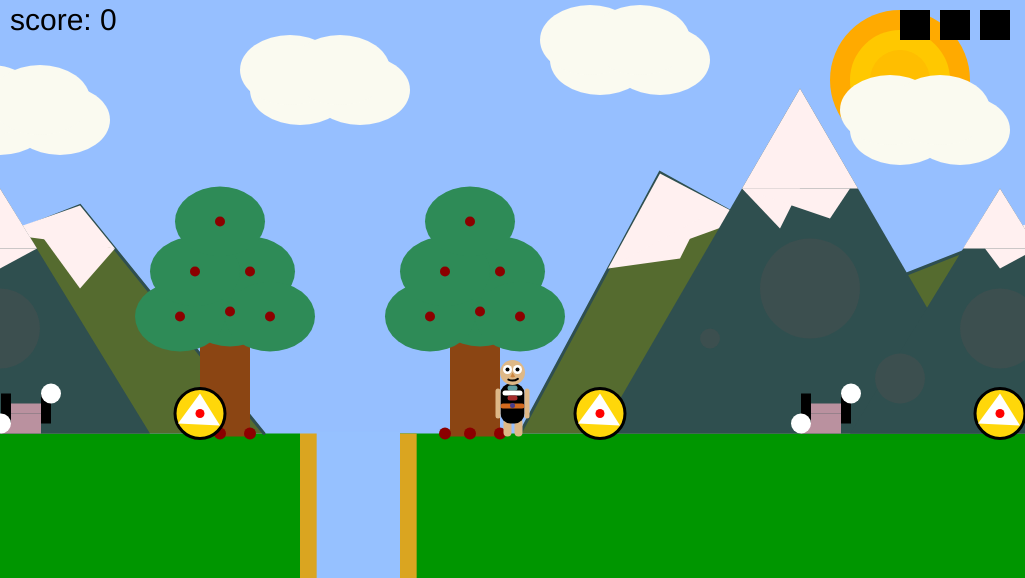
Frame 1 (no input)
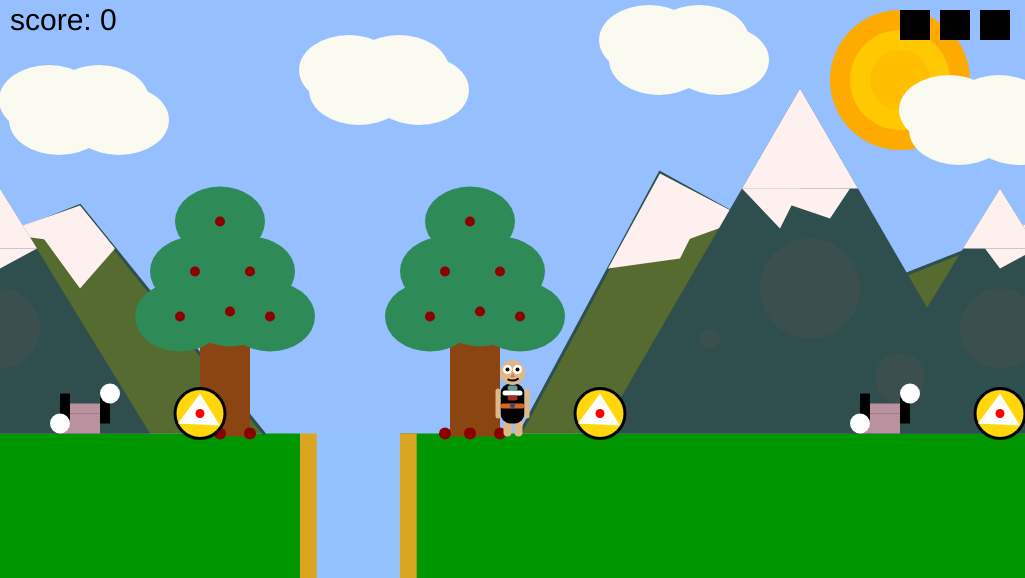
Frame 60 (no input)
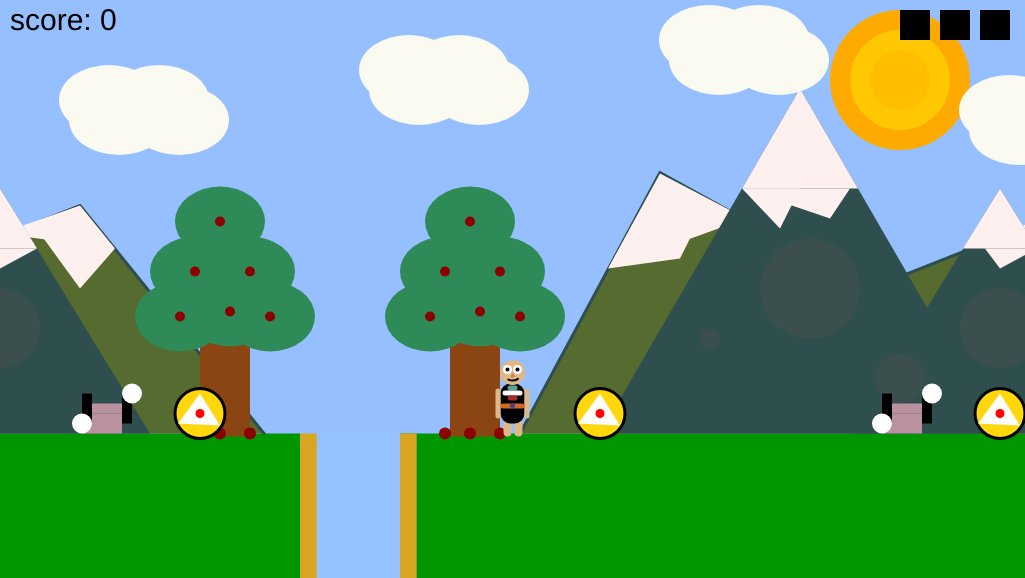
Frame 120 (the mouse pressed at the canvas centre since frame 60)

The p5.js sketch that drew these frames (run headless with seeded random() and noise() and a simulated clock; from frame 60 on, the mouse is pressed at the canvas centre):

// p5.js sketch
// ── sketch.js


// Game Project - N MARIO RINALDI 

        var charMarioRinaldi_x;
        var charMarioRinaldi_y;
        var charMarioRinaldi_world_x;
        var poshGreenGrass_y;
        var charMarioRinaldi_length;
        var isMarioMovingLeft;
        var isMarioMovingRight;
        var marioRinaldiPlummeting;
        var isMarioDecending;
        var myCrystallisedCoin;
        var lonelyDeepCanyon;
        var crunchyAppleTrees;
        var puffyWhiteClouds;
        var favouriteMountain;
        var cameraFollowingMarioX;
        var superRinaldiSun;
        var mariorinGameScore;
        var f1typeFlagpole;
        var mariorinlives;
        var koGameOver;
        var marioEnemies;
        var mariorinhitbymarioEnemy;

        
        function setup()
        {
            createCanvas(1025, 578);
            mariorinlives = 3;
            
            startGame();
        }
        function startGame()
        {
            createCanvas(1025, 578);
            poshGreenGrass_y = height * 3/4;
            charMarioRinaldi_x = width/2;
            charMarioRinaldi_y = poshGreenGrass_y;
            charMarioRinaldi_length =41;
            mariorinGameScore = 0;

            isMarioMovingLeft =false;
            isMarioMovingRight = false;
            marioRinaldiPlummeting = false;
            isMarioDecending = false;
            mariorinhitbymarioEnemy = false;
            myCrystallisedCoin= [{ x_pos:-200,y_pos:poshGreenGrass_y-20,size:50, isFound: false},
                                    { x_pos:200,y_pos:poshGreenGrass_y-20,size:50, isFound: false},
                                  { x_pos:600,y_pos:poshGreenGrass_y-20,size:50, isFound: false},
                                  { x_pos:1000,y_pos:poshGreenGrass_y-20,size:50, isFound: false},
                                    {x_pos:1300,y_pos:poshGreenGrass_y-20,size:50, isFound: false},
                                    {x_pos:1900,y_pos:poshGreenGrass_y-20,size:50, isFound: false},
                                    {x_pos:2300,y_pos:poshGreenGrass_y-20,size:50, isFound: false}]; 
                                    
           
            lonelyDeepCanyon =[{x_pos:300,Width:100},{x_pos:1300,Width:100},{x_pos:2200,Width:100}];
            
            f1typeFlagpole = {x_pos:3000, isReached:false};
            
            puffyWhiteClouds=[{pos_x:-1200,pos_y:90},{pos_x:-900,pos_y:70},
                              {pos_x:-600,pos_y:100},{pos_x:-300,pos_y:85},
                              {pos_x:-1500,pos_y:90},{pos_x:0,pos_y:120},
                              {pos_x:300,pos_y:90},{pos_x:600,pos_y:60},
                              {pos_x:900,pos_y:130},{pos_x:1200,pos_y:90},
                              {pos_x:1500,pos_y:110}];
            
            favouriteMountain = [
            {pos_x: -800,pos_y:poshGreenGrass_y -145,Width :280,Height : 290},
            {pos_x: -200,pos_y:poshGreenGrass_y -145,Width :280,Height : 290},
            {pos_x: 800,pos_y:poshGreenGrass_y -145,Width :280,Height : 290},
            {pos_x: 1500,pos_y:poshGreenGrass_y -145,Width :280,Height : 290},
            {pos_x: 2100,pos_y:poshGreenGrass_y -145,Width :280,Height : 290},
            {pos_x: 2700,pos_y:poshGreenGrass_y -145,Width :280,Height : 290}
            ];
              
            crunchyAppleTrees=[-600,-200,200,450,1200,1600,2000,2400];
            
            superRinaldiSun= {x_pos:900,y_pos:80,size:100};
            
            marioEnemies = [];
            marioEnemies.push(createmarioEnemy(0,poshGreenGrass_y-10,100));
            marioEnemies.push(createmarioEnemy(2400,poshGreenGrass_y-10,100));
            marioEnemies.push(createmarioEnemy(800,poshGreenGrass_y-10,100));
            marioEnemies.push(createmarioEnemy(1600,poshGreenGrass_y-10,100));
            
            //koGameOver
            koGameOver = false;
            
            cameraFollowingMarioX = 0;     
        }

        function draw()
        {
             cameraFollowingMarioX =charMarioRinaldi_x - width/2;
            ///////////DRAWING CODE//////////
            background(150,191,255); //fill the sky blue
            noStroke();
            fill(0,150,0);
            rect(0, poshGreenGrass_y, width, height - poshGreenGrass_y); //draw some green ground
            push();
            translate(-cameraFollowingMarioX,0);
            
            //draw brightsun
            drawsuperRinaldiSun();
            
            //drawfavouriteMountain
            drawfavouriteMountain();
            
            //puffyWhiteClouds
            drawpuffyWhiteClouds();
            
            //lonelyDeepCanyon
            drawlonelyDeepCanyon(lonelyDeepCanyon);
            //fallthroughDeepCanyon
            checklonelyDeepCanyon(lonelyDeepCanyon);
            
            // draw crunchyAppleTrees 
            drawcrunchyAppleTrees();
            
           //myCrystallisedCoin
           //draw and check the collectable
            drawmyCrystallisedCoin(myCrystallisedCoin);
            checkmyCrystallisedCoinfound(myCrystallisedCoin);
            
            //f1typef1typeFlagpole
            checkIfGameCharReachf1typeFlagpole();
            drawf1typeFlagpole();
            
            //checking player lives
            checkifplayerdie();
            
            //enimies
            drawmarioEnemies();
            checkmariorinhitbymarioenemy();
            
            //the game character
            if(isMarioMovingLeft && isMarioDecending)
            {
                drawisMarioMovingLeftDecending();
            }
            
            else if(isMarioMovingRight && isMarioDecending)
            {
                drawisMarioMovingRightDecending();
            }
            
            else if(isMarioMovingLeft)
            {
                drawisMarioMovingLeft();
            }
            
            else if(isMarioMovingRight)
            {
               drawisMarioMovingRight();
            }
            
            else if(isMarioDecending || marioRinaldiPlummeting)
            {
                drawisMarioDecendingorPlummeting();
            }
            
            else
            {
              drawisMarioStandingStraight();
            }
            
            pop();
            
            ///////////INTERACTION CODE//////////
            //Put conditional statements to move the game character below here
            if(mariorinhitbymarioEnemy)
            {
                koGameOver = true;
                mariorinlives = 0;
            }
            
            if(isMarioMovingLeft == true)
                {
                    charMarioRinaldi_x -=5;
                }
            else if(isMarioMovingRight == true)
                {
                    charMarioRinaldi_x +=5;
                }
            if (charMarioRinaldi_y < poshGreenGrass_y)
                {
                    charMarioRinaldi_y +=2;
                    isMarioDecending = true;
                    checkifplayerdie();
                }
            else 
                {
                    isMarioDecending = false;
                }
            drawmariorinGameScore(); 
            //life tokens
            drawlifeTokens();
             //checking if the game is over
            if(koGameOver)
            {
                drawkoGameOver();
                charMarioRinaldi_x = width/2;
                charMarioRinaldi_y = poshGreenGrass_y;
                return;
            }
            
        }

        function keyPressed()
        {
            // if statements to control the animation of the character when
            // keys are pressed.
            if(koGameOver)
            {
                return;
            }
            //open up the console to see how these work
            console.log("keyPressed: " + key);
            console.log("keyPressed: " + keyCode);

            if(keyCode == 37)
            {
                console.log("left arrow");
                isMarioMovingLeft = true;
            }
            else if(keyCode == 39)
            {
                console.log("right arrow");
                isMarioMovingRight = true;
            }
            if (keyCode == 38 && marioRinaldiPlummeting == false && isMarioDecending == false)
            {
                if (charMarioRinaldi_y >= poshGreenGrass_y)
                    {
                        console.log("up arrow"); 
                        charMarioRinaldi_y -= 100;
                        isMarioDecending = true;
                    }
            }
        }

        function keyReleased()
        {
            if(koGameOver)
            {
                return;
            }
            // if statements to control the animation of the character when
            // keys are released.
            console.log("keyReleased: " + key);
            console.log("keyReleased: " + keyCode);
            if(keyCode == 37)
            {
                console.log("left arrow");
                isMarioMovingLeft = false;
            }
            else if(keyCode == 39)
            {
                console.log("right arrow");
                isMarioMovingRight = false;
            }
            else if (keyCode == 38 )
            {
                console.log("up arrow"); 
                marioRinaldiPlummeting = false;
            }
        }
        
        function drawsuperRinaldiSun()
         {
            fill(255,170,0);
            ellipse(superRinaldiSun.x_pos,superRinaldiSun.y_pos,superRinaldiSun.size+40);
            fill(255,200,0);
            ellipse(superRinaldiSun.x_pos,superRinaldiSun.y_pos,superRinaldiSun.size);
            fill(255,190,0);
            ellipse(superRinaldiSun.x_pos,superRinaldiSun.y_pos,superRinaldiSun.size-40);
         }
        
        function drawpuffyWhiteClouds()
        {
            for (var i=0; i<puffyWhiteClouds.length; i++)
            {
                fill(250,250,240);
                strokeWeight(0);
                ellipse(puffyWhiteClouds[i].pos_x,puffyWhiteClouds[i].pos_y ,100,70);
                ellipse(puffyWhiteClouds[i].pos_x+60,puffyWhiteClouds[i].pos_y ,100,70);
                ellipse(puffyWhiteClouds[i].pos_x-10,puffyWhiteClouds[i].pos_y-20 ,100,70);
                ellipse(puffyWhiteClouds[i].pos_x+40,puffyWhiteClouds[i].pos_y-20 ,100,70);
                puffyWhiteClouds[i].pos_x = puffyWhiteClouds[i].pos_x+1;
            }
        }
            
        function drawfavouriteMountain()
        {
                for (var i=0; i<favouriteMountain.length; i++)
                {
                    stroke(47,79,79);
                    strokeWeight(3);
                    fill(85,107,47);
                    beginShape();
                    vertex (favouriteMountain[i].pos_x - favouriteMountain[i].Width, 
                            favouriteMountain[i].pos_y+ favouriteMountain[i].Height/2);
                    vertex (favouriteMountain[i].pos_x - favouriteMountain[i].Width/2, 
                            favouriteMountain[i].pos_y- favouriteMountain[i].Height/2.5);
                    vertex (favouriteMountain[i].pos_x + favouriteMountain[i].Width/4,
                            favouriteMountain[i].pos_y );
                    vertex (favouriteMountain[i].pos_x + favouriteMountain[i].Width, 
                            favouriteMountain[i].pos_y- favouriteMountain[i].Height/3.5);
                    vertex (favouriteMountain[i].pos_x+464,poshGreenGrass_y);
                   endShape(); 
                    fill(255,240,240);
                    strokeWeight(0);
                triangle(
                    favouriteMountain[i].pos_x-192,favouriteMountain[i].pos_y-20,
                    favouriteMountain[i].pos_x-54,favouriteMountain[i].pos_y-70,
                    favouriteMountain[i].pos_x-140,favouriteMountain[i].pos_y-115);
                triangle(
                    favouriteMountain[i].pos_x-192,favouriteMountain[i].pos_y-20,
                    favouriteMountain[i].pos_x-100,favouriteMountain[i].pos_y-70,
                    favouriteMountain[i].pos_x-120,favouriteMountain[i].pos_y-30);
                triangle (
                    favouriteMountain[i].pos_x+315,favouriteMountain[i].pos_y-40,
                    favouriteMountain[i].pos_x+200,favouriteMountain[i].pos_y-55,
                    favouriteMountain[i].pos_x+280,favouriteMountain[i].pos_y-83);
                triangle (
                    favouriteMountain[i].pos_x+315,favouriteMountain[i].pos_y-40,
                    favouriteMountain[i].pos_x+240,favouriteMountain[i].pos_y-55,
                    favouriteMountain[i].pos_x+280,favouriteMountain[i].pos_y);
                fill(47,79,79);
                strokeWeight(0);
                triangle(
                  favouriteMountain[i].pos_x-200,favouriteMountain[i].pos_y+145,
                  favouriteMountain[i].pos_x+200,favouriteMountain[i].pos_y+145,
                  favouriteMountain[i].pos_x,favouriteMountain[i].pos_y-200);
                triangle(
                  favouriteMountain[i].pos_x+50,favouriteMountain[i].pos_y+145,
                  favouriteMountain[i].pos_x+350,favouriteMountain[i].pos_y+145,
                  favouriteMountain[i].pos_x+200,favouriteMountain[i].pos_y-100);
                fill(60,79,79);
                ellipse(favouriteMountain[i].pos_x+10,favouriteMountain[i].pos_y,100,100);
                ellipse(favouriteMountain[i].pos_x-90,favouriteMountain[i].pos_y+50,20,20);
                ellipse(favouriteMountain[i].pos_x+100,favouriteMountain[i].pos_y+90,50,50);
                ellipse(favouriteMountain[i].pos_x+200,favouriteMountain[i].pos_y+40,80,80);
                strokeWeight(0);
                fill(255,240,240);
                 triangle (
                    favouriteMountain[i].pos_x-58,favouriteMountain[i].pos_y-100,
                    favouriteMountain[i].pos_x,favouriteMountain[i].pos_y-100,
                    favouriteMountain[i].pos_x-20,favouriteMountain[i].pos_y-60);
                triangle (
                    favouriteMountain[i].pos_x-58,favouriteMountain[i].pos_y-100,
                    favouriteMountain[i].pos_x+58,favouriteMountain[i].pos_y-100,
                    favouriteMountain[i].pos_x,favouriteMountain[i].pos_y-200);
                triangle (
                    favouriteMountain[i].pos_x-58,favouriteMountain[i].pos_y-100,
                    favouriteMountain[i].pos_x+50,favouriteMountain[i].pos_y-100,
                    favouriteMountain[i].pos_x+30,favouriteMountain[i].pos_y-70);
                triangle (
                    favouriteMountain[i].pos_x+237,favouriteMountain[i].pos_y-40,
                    favouriteMountain[i].pos_x+163,favouriteMountain[i].pos_y-40,
                    favouriteMountain[i].pos_x+200,favouriteMountain[i].pos_y-100);
                triangle (
                    favouriteMountain[i].pos_x+237,favouriteMountain[i].pos_y-40,
                    favouriteMountain[i].pos_x+185,favouriteMountain[i].pos_y-40,
                    favouriteMountain[i].pos_x+200,favouriteMountain[i].pos_y-20);
             }
        }
        
        function drawcrunchyAppleTrees()
        {
            for ( var i=0;i<crunchyAppleTrees.length;i++)
            {
                fill(139,69,19);
                strokeWeight(0);
                rect(crunchyAppleTrees[i],poshGreenGrass_y-142,50,145);
                fill(46,139,87);
                ellipse(crunchyAppleTrees[i] + 30,  poshGreenGrass_y -122,  90, 70);
                ellipse(crunchyAppleTrees[i] + 50,  poshGreenGrass_y -162,  90, 70);
                ellipse(crunchyAppleTrees[i] - 20,  poshGreenGrass_y -117,  90, 70);
                ellipse(crunchyAppleTrees[i] +70, poshGreenGrass_y -117,  90, 70);
                ellipse(crunchyAppleTrees[i] - 5,  poshGreenGrass_y -162,   90, 70);
                ellipse(crunchyAppleTrees[i]+20,  poshGreenGrass_y -212,  90, 70);
                fill(139,0,0);
                ellipse(crunchyAppleTrees[i] + 30,  poshGreenGrass_y -122, 10);
                ellipse(crunchyAppleTrees[i] + 50,  poshGreenGrass_y -162,  10);
                ellipse(crunchyAppleTrees[i] - 20,  poshGreenGrass_y -117, 10);
                ellipse(crunchyAppleTrees[i] +70, poshGreenGrass_y -117, 10);
                ellipse(crunchyAppleTrees[i] - 5,  poshGreenGrass_y -162, 10);
                ellipse(crunchyAppleTrees[i]+20,  poshGreenGrass_y -212, 10);
                ellipse(crunchyAppleTrees[i] - 5,  poshGreenGrass_y , 12);
                ellipse(crunchyAppleTrees[i]+20,  poshGreenGrass_y , 12);
                ellipse(crunchyAppleTrees[i] + 50,  poshGreenGrass_y,  12);
            }
        }
        
        function drawmyCrystallisedCoin(t_myCrystallisedCoin)
        {
            for(var i=0; i < myCrystallisedCoin.length; i++)
            {
                if (t_myCrystallisedCoin[i].isFound == false)   
                {
                fill(255,215,10);
                stroke(0);
                strokeWeight(3);           ellipse(t_myCrystallisedCoin[i].x_pos,t_myCrystallisedCoin[i].y_pos,t_myCrystallisedCoin[i].size,t_myCrystallisedCoin[i].size);
                fill(255);
                strokeWeight(0);
                triangle(t_myCrystallisedCoin[i].x_pos,t_myCrystallisedCoin[i].y_pos-20,t_myCrystallisedCoin[i].x_pos-22,t_myCrystallisedCoin[i].y_pos+10,t_myCrystallisedCoin[i].x_pos+20,t_myCrystallisedCoin[i].y_pos+12);
                //make the anchor point 
                fill(255,0,0);
                ellipse(t_myCrystallisedCoin[i].x_pos,t_myCrystallisedCoin[i].y_pos,9,9);
                }
            }
        }      
        function checkmyCrystallisedCoinfound(t_myCrystallisedCoin)
        {
            for(var i=0; i < myCrystallisedCoin.length; i++)
            {
                if(t_myCrystallisedCoin[i].isFound==false)
                {
                    var d = dist(charMarioRinaldi_x,charMarioRinaldi_y,t_myCrystallisedCoin[i].x_pos,t_myCrystallisedCoin[i].y_pos)
                    if(d<30)
                    {
                    t_myCrystallisedCoin[i].isFound=true;
                    mariorinGameScore++;
                    }
                }
            }  
        }

        function drawlonelyDeepCanyon(t_lonelyDeepCanyon)
        {
            for(var i=0; i < lonelyDeepCanyon.length; i++)
            {
              fill(150,193,255); 
             rect(t_lonelyDeepCanyon[i].x_pos,poshGreenGrass_y-2,t_lonelyDeepCanyon[i].Width,t_lonelyDeepCanyon[i].x_pos+80);
             fill(218,165,32);
             rect(t_lonelyDeepCanyon[i].x_pos,poshGreenGrass_y,t_lonelyDeepCanyon[i].Width/6,t_lonelyDeepCanyon[i].x_pos+80);
             rect(t_lonelyDeepCanyon[i].x_pos+t_lonelyDeepCanyon[i].Width,poshGreenGrass_y,t_lonelyDeepCanyon[i].Width/6,t_lonelyDeepCanyon[i].x_pos+80);
            }
        }
        function checklonelyDeepCanyon(t_lonelyDeepCanyon)
        {
            for(var i=0; i < lonelyDeepCanyon.length; i++)
            if((charMarioRinaldi_x-charMarioRinaldi_length/2 > t_lonelyDeepCanyon[i].x_pos )&&(charMarioRinaldi_x + charMarioRinaldi_length/2 < (t_lonelyDeepCanyon[i].x_pos+ t_lonelyDeepCanyon[i].Width))&&(charMarioRinaldi_y >= poshGreenGrass_y ))
                {
                    marioRinaldiPlummeting=true ;
                    charMarioRinaldi_y += 10;
                }
            if (marioRinaldiPlummeting==true)
                {
                    isMarioMovingLeft =false;
                    isMarioMovingRight=false;
                }
            
        }

        function drawf1typeFlagpole()
        {
            fill(135,125,30);
            rect(f1typeFlagpole.x_pos,poshGreenGrass_y-400,30,400);
            fill(20,20,20);
            if(f1typeFlagpole.isReached == true)
            {
                fill(20,20,20);
                rect(f1typeFlagpole.x_pos,poshGreenGrass_y-400,100,50);    
            }else
            {
                rect(f1typeFlagpole.x_pos,poshGreenGrass_y-50,100,50);
            }
        }

        function checkIfGameCharReachf1typeFlagpole()
        {
            if(f1typeFlagpole.isReached== false)
            {
                var d = abs(charMarioRinaldi_x - f1typeFlagpole.x_pos);
                if(d<10)
                {
                    f1typeFlagpole.isReached=true;
                    koGameOver = true;
                }
            }
        }
        
        function drawmariorinGameScore(){
            fill(0);
            textSize(30);
            text("score: " + mariorinGameScore,10,30);
        }
        
        function checkifplayerdie()
        {
            if (charMarioRinaldi_y > height)
            {
                mariorinlives--;
                if(mariorinlives > 0)
                {
                    startGame();
                }
                else
                {
                    koGameOver = true;
                }
            }
        }

     function drawlifeTokens()
        {
            fill(0);
            for (var i =0; i< mariorinlives;i++)
            {
                rect(40*i +900,10,30,30);
            }
        }

        function drawkoGameOver()
        {
            fill(40);
            textSize(100);
            text("GAME OVER !!",250, height/2 - 100);
            fill(200,160,150);
            if(mariorinlives > 0)
            {
                  text("You Win!",300, height/2);  
            }
            else
            {
                text("You Lose!",300, height/2);
            }
        }

        function marioEnemy(x,y,range)
        {
            this.x = x;
            this.y = y;
            this.range = range;
            
            this.currentX = x;
            this.inc = 1;
            
            this.update = function()
            {
                this.currentX += this.inc;
                if(this.currentX >this.x +this.range)
                {
                    this.inc = -1;
                }
                else if(this.currentX <this.x)
                {
                    this.inc = 1;
                }
            }
            this.draw = function()
            {
                this.update();
                fill(186,145,159);
                rect(this.currentX,this.y-10,40,20);
                rect(this.currentX,this.y-20,50,10);
                fill(0);
                rect(this.currentX,this.y-30,10,30);
                rect(this.currentX+40,this.y-30,10,30);
                fill(255);
                ellipse(this.currentX,this.y,20,20);
                ellipse(this.currentX+50,this.y-30,20,20);
                
            }
            
            this.checkContact = function(charMarioRinaldi_x,charMarioRinaldi_y)
            {
                var d = dist(charMarioRinaldi_x,charMarioRinaldi_y,this.currentX,this.y);
                if(d<20)
                {
                    return true;
                }
                return false;
            }
        }
        
        function createmarioEnemy(x,y,range)
        {
            return new marioEnemy(x,y,range);
        }

        function drawmarioEnemies()
        {
            for(var i=0; i<marioEnemies.length; i++)
            {
                marioEnemies[i].draw();
            }
        }

        function checkmariorinhitbymarioenemy()
        {
            if(mariorinhitbymarioEnemy)
            {
                return;
            }
            for(var i=0; i<marioEnemies.length; i++)
            {
                var isContact = marioEnemies[i].checkContact(charMarioRinaldi_x,charMarioRinaldi_y);
                if(isContact)
                {
                    mariorinhitbymarioEnemy = true;
                    break;
                }
            }
        }
    //gamecharacter code
    function drawisMarioMovingLeftDecending()
    {
        // add your jumping-left code
                //legs  
                fill(222,184,135);
                rect( charMarioRinaldi_x -9 , charMarioRinaldi_y-15 ,8,13,10);
                rect( charMarioRinaldi_x + 2 , charMarioRinaldi_y-15 ,8,13,10);
                 //marioRinaldihands behind
                fill(222,184,135);
                rect(charMarioRinaldi_x-18,charMarioRinaldi_y - 45, 20,5,20);
                //marioRinaldibody
                fill(0,0,0);
                 rect(charMarioRinaldi_x-12,charMarioRinaldi_y - 50,24,40,10);
                //marioRinaldibelt
                fill(210,105,30);
                rect(charMarioRinaldi_x-12,charMarioRinaldi_y - 30,24,5,10);
                fill(72,61,139);
                ellipse(charMarioRinaldi_x-9,charMarioRinaldi_y - 28,5,5);
                //marioRinaldihands 
                fill(222,184,135);
                rect(charMarioRinaldi_x-7,charMarioRinaldi_y - 45, 5,10,20);
                rect(charMarioRinaldi_x-22,charMarioRinaldi_y - 37, 20,5,20);
                //marioRinaldiHead 
                fill(222,184,135);
                ellipse ( charMarioRinaldi_x, charMarioRinaldi_y -61 , 25);
                fill(205,133,63);
                strokeWeight(2);
                arc(charMarioRinaldi_x-10, charMarioRinaldi_y-62, 10, 10, 1, 2);
                fill(0);
                ellipse(charMarioRinaldi_x-7,charMarioRinaldi_y-54,6,4);
                //marioRinaldieye bags 
                fill(255,255,255);
                noStroke();
                ellipse(charMarioRinaldi_x-6,charMarioRinaldi_y-64,9);
                //marioRinaldithe black circle eyes
                fill(0,0,0);
                ellipse(charMarioRinaldi_x-8,charMarioRinaldi_y-62,4);
    }
    
    function drawisMarioMovingRightDecending()
    {
        // add your jumping-right code
                //legs
                fill(222,184,135);
                rect( charMarioRinaldi_x -9 , charMarioRinaldi_y-15 ,8,13,10);
                rect( charMarioRinaldi_x + 2 , charMarioRinaldi_y-15 ,8,13,10);
                //marioRinaldihands behind
                fill(222,184,135);
                rect(charMarioRinaldi_x-2,charMarioRinaldi_y - 45, 20,5,20);
                //mariorinaldibody
                fill(0,0,0);
                 rect(charMarioRinaldi_x-12,charMarioRinaldi_y - 50,24,40,10);
                //marioRinaldibelt
                fill(210,105,30);
                rect(charMarioRinaldi_x-12,charMarioRinaldi_y - 30,24,5,10);
                fill(72,61,139);
                ellipse(charMarioRinaldi_x+9,charMarioRinaldi_y - 28,5,5);
                //marioRinaldihands 
                fill(222,184,135);
                rect(charMarioRinaldi_x+2,charMarioRinaldi_y - 45, 5,10,20);
                rect(charMarioRinaldi_x+2,charMarioRinaldi_y - 37, 20,5,20);
                //marioRinaldiHead 
                fill(222,184,135);
                ellipse ( charMarioRinaldi_x, charMarioRinaldi_y -61 , 25);
                fill(205,133,63);
                arc(charMarioRinaldi_x+10, charMarioRinaldi_y-62, 10, 10, 1, 2);
                fill(0);
                ellipse(charMarioRinaldi_x+7,charMarioRinaldi_y-54,6,4);
                //marioRinaldieye bags 
                fill(255,255,255);
                noStroke();
                ellipse(charMarioRinaldi_x+6,charMarioRinaldi_y-64,9);
                //marioRinaldithe black circle eyes
                fill(0,0,0);
                ellipse(charMarioRinaldi_x+8,charMarioRinaldi_y-62,4);
    }
    
    function drawisMarioMovingLeft()
    {
        // add your walking left code
                //marioRinaldilegs  
                fill(222,184,135);
                rect( charMarioRinaldi_x -9 , charMarioRinaldi_y-15 ,8,18,10);
                rect( charMarioRinaldi_x + 2 , charMarioRinaldi_y-15 ,8,18,10);
                //marioRinaldibody
                fill(0,0,0);
                 rect(charMarioRinaldi_x-12,charMarioRinaldi_y - 50,24,40,10);
                //marioRinaldibelt
                fill(210,105,30);
                rect(charMarioRinaldi_x-12,charMarioRinaldi_y - 30,24,5,10);
                fill(72,61,139);
                ellipse(charMarioRinaldi_x-9,charMarioRinaldi_y - 28,5,5);
                //marioRinaldihands 
                fill(222,184,135);
                rect(charMarioRinaldi_x-2,charMarioRinaldi_y - 45, 5,30,20);
                //marioRinaldiHead 
                fill(222,184,135);
                ellipse ( charMarioRinaldi_x, charMarioRinaldi_y -61 , 25);
                fill(205,133,63);
                arc(charMarioRinaldi_x-10, charMarioRinaldi_y-62, 10, 10, 1, 2);
                stroke(0);
                strokeWeight(2);
                noFill();
                arc(charMarioRinaldi_x-7, charMarioRinaldi_y-60, 20, 12, 1, 2);
                //marioRinaldieye bags 
                fill(255,255,255);
                noStroke();
                ellipse(charMarioRinaldi_x-6,charMarioRinaldi_y-64,9);
                //marioRinaldithe black circle eyes
                fill(0,0,0);
                ellipse(charMarioRinaldi_x-8,charMarioRinaldi_y-64,4);
    }

    function drawisMarioMovingRight()
    {
         // add your walking right code
                fill(222,184,135);
                rect( charMarioRinaldi_x -9 , charMarioRinaldi_y-15 ,8,18,10);
                rect( charMarioRinaldi_x + 2 , charMarioRinaldi_y-15 ,8,18,10);
                //marioRinaldibody
                fill(0,0,0);
                 rect(charMarioRinaldi_x-12,charMarioRinaldi_y - 50,24,40,10);
                //marioRinaldibelt
                fill(210,105,30);
                rect(charMarioRinaldi_x-12,charMarioRinaldi_y - 30,24,5,10);
                fill(72,61,139);
                ellipse(charMarioRinaldi_x+9,charMarioRinaldi_y - 28,5,5);
                //marioRinaldihands 
                fill(222,184,135);
                rect(charMarioRinaldi_x-2,charMarioRinaldi_y - 45, 5,30,20);
                //marioRinaldiHead 
                fill(222,184,135);
                ellipse ( charMarioRinaldi_x, charMarioRinaldi_y -61 , 25);
                fill(205,133,63);
                arc(charMarioRinaldi_x+10, charMarioRinaldi_y-62, 10, 10, 1, 2);
                stroke(0);
                strokeWeight(2);
                noFill();
                arc(charMarioRinaldi_x+7, charMarioRinaldi_y-60, 20, 12, 1, 2);
                //marioRinaldieye bags 
                fill(255,255,255);
                noStroke();
                ellipse(charMarioRinaldi_x+6,charMarioRinaldi_y-64,9);
                //marioRinaldithe black circle eyes
                fill(0,0,0);
                ellipse(charMarioRinaldi_x+8,charMarioRinaldi_y-64,4);
    }
    
    function drawisMarioDecendingorPlummeting()
    {
        // add your jumping facing forwards code
                //legs  
                fill(222,184,135);
                rect( charMarioRinaldi_x -9 , charMarioRinaldi_y-15 ,8,13,10);
                rect( charMarioRinaldi_x + 2 , charMarioRinaldi_y-15 ,8,13,10);
                //marioRinaldibody
                fill(0,0,0);
                rect(charMarioRinaldi_x-12,charMarioRinaldi_y - 50,24,40,10);
                //marioRinaldibelt
                fill(210,105,30);
                rect(charMarioRinaldi_x-12,charMarioRinaldi_y - 30,24,5,10);
                fill(72,61,139);
                ellipse(charMarioRinaldi_x,charMarioRinaldi_y - 28,5,5);
                fill(95,158,160);
                rect( charMarioRinaldi_x-5, charMarioRinaldi_y -48, 10,5,3);
                fill(255);
                rect( charMarioRinaldi_x-10, charMarioRinaldi_y -43, 20,5,3);
                fill(165,42,42);
                rect( charMarioRinaldi_x-5, charMarioRinaldi_y -38, 10,5,3);
                //marioRinaldihands 
                fill(222,184,135);
                rect(charMarioRinaldi_x+12,charMarioRinaldi_y - 45, 5,30,20);
                rect(charMarioRinaldi_x-17,charMarioRinaldi_y - 45, 5,30,20);
                //marioRinaldiHead 
                fill(222,184,135);
                ellipse (charMarioRinaldi_x, charMarioRinaldi_y -61 , 25);
                fill(205,133,63);
                arc(charMarioRinaldi_x, charMarioRinaldi_y-61, 10, 10, 1, 2);
                fill(255);
                ellipse(charMarioRinaldi_x,charMarioRinaldi_y-53,8,3);
                //marioRinaldieye bags 
                fill(255,255,255);
                noStroke();
                ellipse(charMarioRinaldi_x-5 ,charMarioRinaldi_y-64,9);
                ellipse(charMarioRinaldi_x+5 ,charMarioRinaldi_y-64,9);
                //marioRinaldithe black circle eyes
                fill(0,0,0);
                ellipse(charMarioRinaldi_x-5 ,charMarioRinaldi_y-62,4);
                ellipse(charMarioRinaldi_x+5 ,charMarioRinaldi_y-62,4);
    }
    
    function drawisMarioStandingStraight()
    {
        // add your standing front facing code
                //legs  
                fill(222,184,135);
                rect( charMarioRinaldi_x -9 , charMarioRinaldi_y-15 ,8,18,10);
                rect( charMarioRinaldi_x + 2 , charMarioRinaldi_y-15 ,8,18,10);
                //marioRinaldibody
                fill(0,0,0);
                rect(charMarioRinaldi_x-12,charMarioRinaldi_y - 50,24,40,10);
                //marioRinaldibelt
                fill(210,105,30);
                rect(charMarioRinaldi_x-12,charMarioRinaldi_y - 30,24,5,10);
                fill(72,61,139);
                ellipse(charMarioRinaldi_x,charMarioRinaldi_y - 28,5,5);
                fill(95,158,160);
                rect( charMarioRinaldi_x-5, charMarioRinaldi_y -48, 10,5,3);
                fill(255);
                rect( charMarioRinaldi_x-10, charMarioRinaldi_y -43, 20,5,3);
                fill(165,42,42);
                rect( charMarioRinaldi_x-5, charMarioRinaldi_y -38, 10,5,3);
                //marioRinaldihands 
                fill(222,184,135);
                rect(charMarioRinaldi_x+12,charMarioRinaldi_y - 45, 5,30,20);
                rect(charMarioRinaldi_x-17,charMarioRinaldi_y - 45, 5,30,20);
                //marioRinaldiHead 
                fill(222,184,135);
                ellipse ( charMarioRinaldi_x, charMarioRinaldi_y -61 , 25)
                fill(205,133,63);
                arc(charMarioRinaldi_x, charMarioRinaldi_y-61, 10, 10, 1, 2);
                stroke(0);
                strokeWeight(2);
                noFill();
                arc(charMarioRinaldi_x, charMarioRinaldi_y-63, 20, 20, 1, 2);
                //marioRinaldieye bags 
                fill(255,255,255);
                noStroke();
                ellipse(charMarioRinaldi_x-5 ,charMarioRinaldi_y-64,9);
                ellipse(charMarioRinaldi_x+5 ,charMarioRinaldi_y-64,9);
                //marioRinaldithe black circle eyes
                fill(0,0,0);
                ellipse(charMarioRinaldi_x-5 ,charMarioRinaldi_y-64,4);
                ellipse(charMarioRinaldi_x+5 ,charMarioRinaldi_y-64,4);
    }
